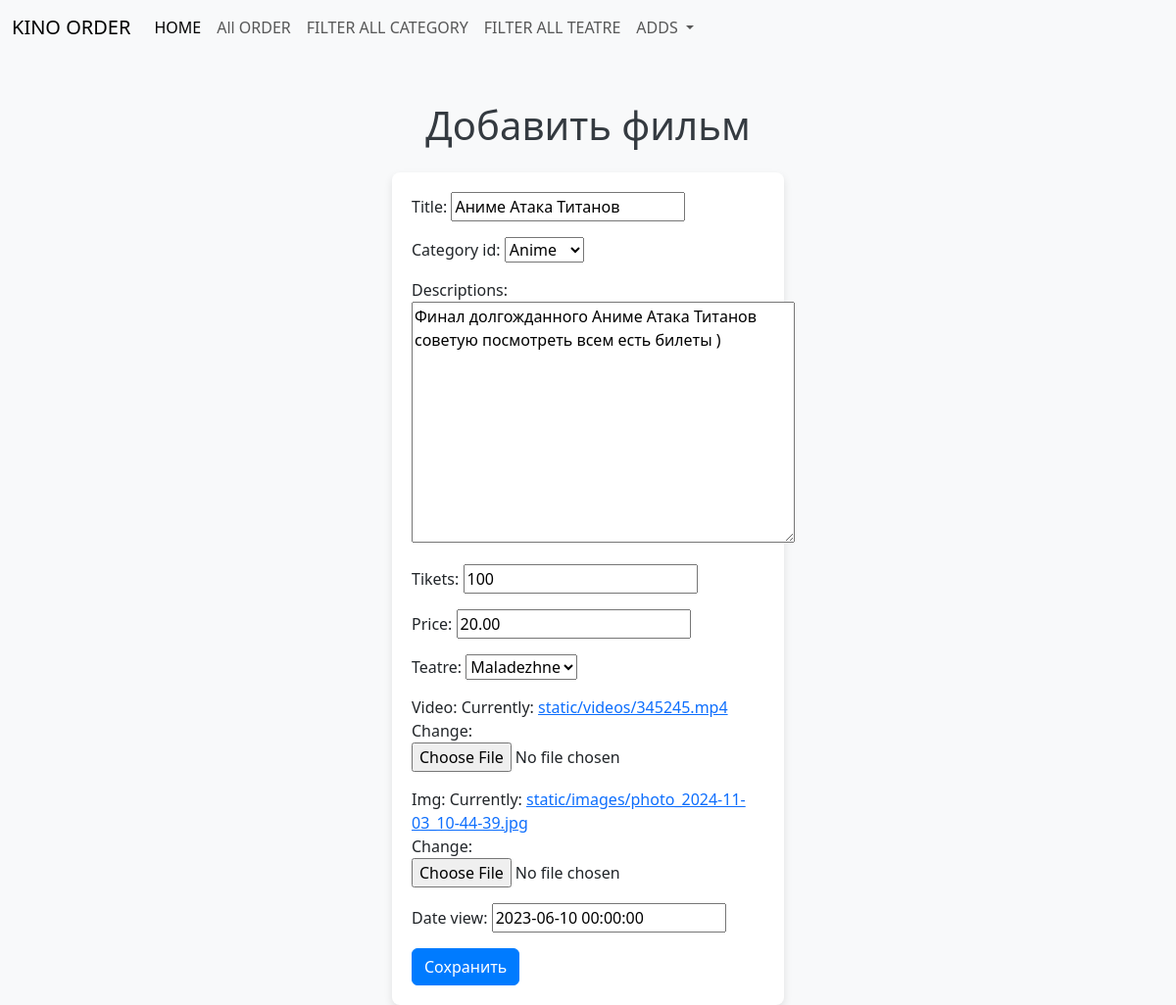
The app's page /updatefilm/2 with its own data.
### onlinefilms/models.py (models this page shows, shortened)
class Films(models.Model):
    title = models.CharField(max_length=50)
    category_id = models.ForeignKey(Category, on_delete=models.CASCADE)
    descriptions = models.TextField()
    tikets = models.IntegerField()
    price = models.DecimalField(max_digits=8, decimal_places=2)
    teatre = models.ForeignKey(Teatre,  on_delete=models.CASCADE)
    video = models.FileField(upload_to="static/videos", max_length=100)
    img = models.ImageField(upload_to="static/images", height_field=None, width_field=None, max_length=None)
    date_view = models.DateTimeField(auto_now=False, auto_now_add=False)
    is_active = models.BooleanField(default=True)

### onlinefilms/views.py (the view)
# urls.py: path("updatefilm/<int:pk>", FilmsUpdateView.as_view(), name="updatefilm"),
class FilmsUpdateView(UpdateView):
    model = Films
    template_name = "updatefilm.html"
    fields = ("title", "category_id","descriptions","tikets","price","teatre","video","img","date_view")
    success_url = reverse_lazy('home')

### onlinefilms/models.py (called while the page is built)
    def __str__(self):
        return self.category_name

    def __str__(self):
        return self.name_teatre

### templates/updatefilm.html (shortened to what this page needs)
{% extends "base.html" %}
{% block content %}
<div class="container mt-5">
    <h1 class="text-center mb-4">Добавить фильм</h1>
    <form method="post" enctype="multipart/form-data" class="form-container">
        {{ form.as_p }}
        <button type="submit" class="btn btn-primary">Сохранить</button>
    </form>
</div>
{% endblock content %}

### templates/updatefilm.html (style rules this page uses)
body { background-color: #f8f9fa; }
.form-container { margin: auto; width: 400px; background-color: #ffffff; padding: 20px; border-radius: 8px; box-shadow: 0 4px 8px rgba(0, 0, 0, 0.1); }
h1 { color: #343a40; }
.btn-primary { background-color: #007bff; border-color: #007bff; }

### records on screen
Films: title "Аниме Атака Титанов", category_id "Anime", descriptions "Финал долгожданного Аниме Атака Титанов советую посмотреть всем есть билеты )", tikets "100", price "20.00", teatre "Maladezhne", date_view "2023-06-10 00:00:00"
